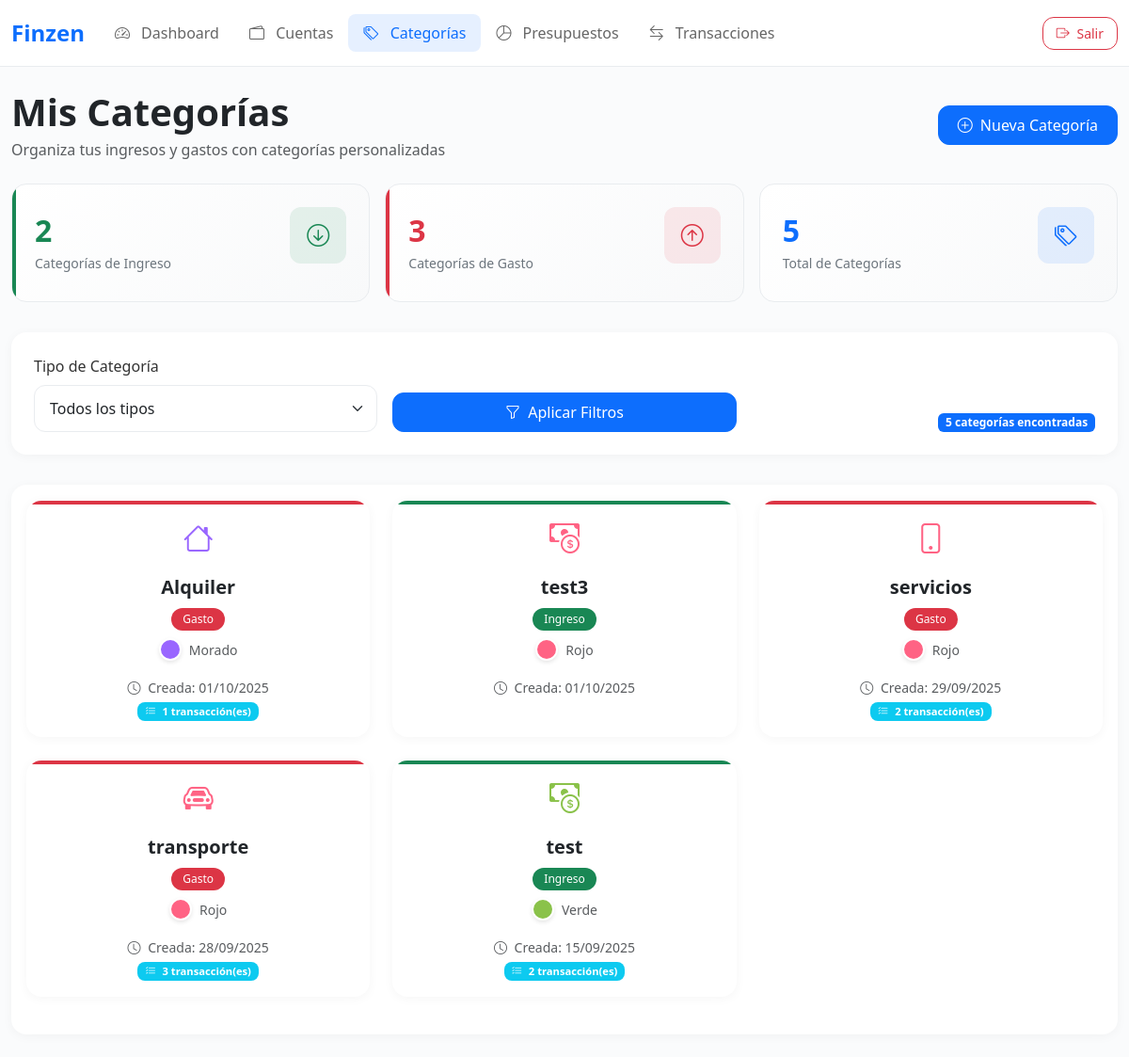
/user/categorias.php (signed in), run on the app's committed database.
### tables this page shows
CREATE TABLE `categorias` (
  `id` int(10) UNSIGNED NOT NULL,
  `usuario_id` int(10) UNSIGNED NOT NULL,
  `nombre` varchar(50) NOT NULL,
  `tipo` enum('ingreso','gasto') NOT NULL,
  `icono` varchar(50) DEFAULT 'category',
  `color` char(7) DEFAULT '#1976D2',
  `creado_en` timestamp NOT NULL DEFAULT current_timestamp(),
  `actualizado_en` timestamp NULL DEFAULT NULL ON UPDATE current_timestamp()
);

### user/categorias.php (the view, shortened to what this page needs)
<?php
$db = Conexion::obtenerInstancia()->obtenerConexion();
$usuario_id = $_SESSION["user_id"];
$tipos = [
    "ingreso" => "Ingreso",
    "gasto" => "Gasto"
];
$colores = [
    "#1976D2" => "Azul Principal",
    "#FF6384" => "Rojo",
    "#36A2EB" => "Azul Claro",
    "#FFCE56" => "Amarillo",
    "#4BC0C0" => "Turquesa",
    "#9966FF" => "Morado",
    "#FF9F40" => "Naranja",
    "#8AC24A" => "Verde",
    "#F06292" => "Rosa",
    "#7986CB" => "Índigo",
    "#A1887F" => "Marrón",
    "#4CAF50" => "Verde Success",
    "#F44336" => "Rojo Danger",
    "#FF9800" => "Naranja Warning"
];
class CategoryRepository {
    private $db;
    public function __construct($db) {
        $this->db = $db;
    }
    public function getAll($userId, $filters = [], $limit = 10, $offset = 0) {
        $query = "
            SELECT c.*, u.nombre_usuario,
                   COUNT(t.id) as total_transacciones
            FROM categorias c
            JOIN usuarios u ON c.usuario_id = u.id
            LEFT JOIN transacciones t ON c.id = t.categoria_id
            WHERE c.usuario_id = :usuario_id
        ";
        $params = [':usuario_id' => $userId];
        $query .= " GROUP BY c.id";
        $countStmt = $this->db->prepare("SELECT COUNT(*) FROM ($query) AS filtered");
        $countStmt->execute($params);
        $total = $countStmt->fetchColumn();
        $query .= " ORDER BY c.creado_en DESC LIMIT :limit OFFSET :offset";
        $stmt = $this->db->prepare($query);
        $stmt->bindValue(':limit', $limit, PDO::PARAM_INT);
        $stmt->bindValue(':offset', $offset, PDO::PARAM_INT);
        foreach ($params as $key => $value) {
            $stmt->bindValue($key, $value);
        }
        $stmt->execute();
        return [
            'data' => $stmt->fetchAll(),
            'total' => $total
        ];
    }
    public function getStatsByType($userId) {
        $stmt = $this->db->prepare("
            SELECT
                tipo,
                COUNT(*) as total_categorias
            FROM categorias
            WHERE usuario_id = :usuario_id
            GROUP BY tipo
        ");
        $stmt->execute([':usuario_id' => $userId]);
        $stats = ['ingreso' => 0, 'gasto' => 0];
        while ($row = $stmt->fetch(PDO::FETCH_ASSOC)) {
            $stats[$row['tipo']] = (int)$row['total_categorias'];
        }
        return $stats;
    }
}
$categoryRepo = new CategoryRepository($db);
$filters = [
    'tipo' => $_GET['tipo'] ?? '',
];
$page = isset($_GET['page']) ? (int)$_GET['page'] : 1;
$perPage = 6;
$offset = ($page - 1) * $perPage;
$result = $categoryRepo->getAll($usuario_id, $filters, $perPage, $offset);
$categorias = $result['data'];
$totalCategorias = $result['total'];
$stats = $categoryRepo->getStatsByType($usuario_id);
?>
<!DOCTYPE html>
<html lang="es">
<head>
    <link href="https://cdn.jsdelivr.net/npm/bootstrap@5.3.0/dist/css/bootstrap.min.css" rel="stylesheet">
    <link rel="stylesheet" href="https://cdn.jsdelivr.net/npm/bootstrap-icons@1.10.0/font/bootstrap-icons.css">
</head>
<body>
    <nav class="navbar navbar-expand-lg navbar-light sticky-top">
        <div class="container">
            <a class="navbar-brand d-flex align-items-center" href="#">
                Finzen
            </a>
            <div class="collapse navbar-collapse" id="navbarNav">
                <ul class="navbar-nav me-auto">
                    <li class="nav-item">
                        <a class="nav-link" href="index.php">
                            <i class="bi bi-speedometer2 me-2"></i> Dashboard
                        </a>
                    </li>
                    <li class="nav-item">
                        <a class="nav-link" href="cuentas.php">
                            <i class="bi bi-wallet2 me-2"></i> Cuentas
                        </a>
                    </li>
                    <li class="nav-item">
                        <a class="nav-link active" href="categorias.php">
                            <i class="bi bi-tags me-2"></i> Categorías
                        </a>
                    </li>
                    <li class="nav-item">
                        <a class="nav-link" href="presupuestos.php">
                            <i class="bi bi-pie-chart me-2"></i> Presupuestos
                        </a>
                    </li>
                    <li class="nav-item">
                        <a class="nav-link" href="transacciones.php">
                            <i class="bi bi-arrow-left-right me-2"></i> Transacciones
                        </a>
                    </li>
                </ul>
                <div class="d-flex align-items-center">
                    <a href="../auth/logout.php" class="btn btn-outline-danger btn-sm">
                        <i class="bi bi-box-arrow-right me-1"></i> Salir
                    </a>
                </div>
            </div>
        </div>
    </nav>
    <div class="container py-4">
        <div class="d-flex justify-content-between align-items-center mb-4">
            <div>
                <h1 class="mb-1">Mis Categorías</h1>
                <p class="text-muted mb-0">Organiza tus ingresos y gastos con categorías personalizadas</p>
            </div>
            <button class="btn btn-primary" data-bs-toggle="modal" data-bs-target="#addCategoryModal">
                <i class="bi bi-plus-circle me-1"></i> Nueva Categoría
            </button>
        </div>
        <div class="stats-grid">
            <div class="stat-card ingreso">
                <div class="d-flex justify-content-between align-items-center">
                    <div>
                        <div class="stat-value text-success"><?= $stats['ingreso'] ?></div>
                        <div class="stat-label">Categorías de Ingreso</div>
                    </div>
                    <div class="stat-icon bg-success bg-opacity-10 text-success">
                        <i class="bi bi-arrow-down-circle"></i>
                    </div>
                </div>
            </div>
            <div class="stat-card gasto">
                <div class="d-flex justify-content-between align-items-center">
                    <div>
                        <div class="stat-value text-danger"><?= $stats['gasto'] ?></div>
                        <div class="stat-label">Categorías de Gasto</div>
                    </div>
                    <div class="stat-icon bg-danger bg-opacity-10 text-danger">
                        <i class="bi bi-arrow-up-circle"></i>
                    </div>
                </div>
            </div>
            <div class="stat-card">
                <div class="d-flex justify-content-between align-items-center">
                    <div>
                        <div class="stat-value text-primary"><?= $totalCategorias ?></div>
                        <div class="stat-label">Total de Categorías</div>
                    </div>
                    <div class="stat-icon bg-primary bg-opacity-10 text-primary">
                        <i class="bi bi-tags"></i>
                    </div>
                </div>
            </div>
        </div>
        <div class="filters-card">
            <div class="row g-3 align-items-end">
                <div class="col-md-4">
                    <label for="tipo" class="form-label">Tipo de Categoría</label>
                    <select class="form-select" id="tipo" name="tipo" onchange="this.form.submit()">
                        <option value="">Todos los tipos</option>
                    </select>
                </div>
                <div class="col-md-4">
                    <button type="submit" class="btn btn-primary w-100">
                        <i class="bi bi-funnel me-1"></i> Aplicar Filtros
                    </button>
                </div>
                <div class="col-md-4 text-md-end">
                    <span class="badge bg-primary badge-custom">
                        <?= $totalCategorias ?> categoría<?= $totalCategorias !== 1 ? 's' : '' ?> encontrada<?= $totalCategorias !== 1 ? 's' : '' ?>
                    </span>
                </div>
            </div>
        </div>
        <div class="card">
            <div class="card-body">
                <?php if (empty($categorias)): ?>
                    <div class="empty-state">
                        <i class="bi bi-tags"></i>
                        <h3 class="mb-2">No se encontraron categorías</h3>
                        <p class="text-muted mb-4">No hay categorías que coincidan con los filtros seleccionados</p>
                        <button class="btn btn-primary" data-bs-toggle="modal" data-bs-target="#addCategoryModal">
                            <i class="bi bi-plus-circle me-1"></i> Agregar Categoría
                        </button>
                    </div>
                <?php else: ?>
                    <div class="row row-cols-1 row-cols-md-2 row-cols-lg-3 g-4 mb-4">
                        <?php foreach ($categorias as $categoria): ?>
                        <div class="col">
                            <div class="card category-card h-100 <?= $categoria["tipo"] ?>">
                                <div class="card-body">
                                    <div class="text-center mb-3">
                                        <div class="icon-preview" style="color: <?= htmlspecialchars($categoria["color"]) ?>">
                                            <i class="bi <?= htmlspecialchars($categoria["icono"]) ?>"></i>
                                        </div>
                                        <h5 class="card-title mb-2"><?= htmlspecialchars($categoria["nombre"]) ?></h5>
                                        <div class="mb-2">
                                            <span class="badge <?= $categoria["tipo"] === 'ingreso' ? 'bg-success' : 'bg-danger' ?> category-badge">
                                                <?= htmlspecialchars($tipos[$categoria["tipo"]]) ?>
                                            </span>
                                        </div>
                                        <div class="color-selector justify-content-center">
                                            <span class="color-circle" style="background-color: <?= htmlspecialchars($categoria["color"]) ?>"></span>
                                            <small class="text-muted"><?= htmlspecialchars($colores[$categoria["color"]] ?? $categoria["color"]) ?></small>
                                        </div>
                                    </div>
                                    <div class="text-center">
                                        <small class="text-muted">
                                            <i class="bi bi-clock me-1"></i>
                                            Creada: <?= date('d/m/Y', strtotime($categoria["creado_en"])) ?>
                                        </small>
                                        <?php if ($categoria["total_transacciones"] > 0): ?>
                                            <br>
                                            <span class="badge bg-info transactions-badge">
                                                <i class="bi bi-list-check me-1"></i>
                                                <?= $categoria["total_transacciones"] ?> transacción(es)
                                            </span>
                                        <?php endif; ?>
                                    </div>
                                </div>
                            </div>
                        </div>
                        <?php endforeach; ?>
                    </div>
                <?php endif; ?>
            </div>
        </div>
    </div>
</body>
</html>

### user/categorias.php (style rules this page uses)
:root { --bs-primary: #0d6efd; --bs-success: #198754; --bs-danger: #dc3545; --bs-warning: #ffc107; --bs-info: #0dcaf0; --bs-pink: #d63384; --bs-purple: #6f42c1; --bs-indigo: #6610f2; --bs-orange: #fd7e14; --bs-blue: #0d6efd; --bs-cyan: #0dcaf0; --bs-yellow: #ffc107; --bs-light: #f8f9fa; --bs-dark: #212529; --bs-border: #e9ecef; }
body { font-family: 'Segoe UI', system-ui, -apple-system, sans-serif; background-color: #fafbfc; color: #333; line-height: 1.5; }
.navbar { background: rgba(255, 255, 255, 0.95); backdrop-filter: blur(10px); border-bottom: 1px solid var(--bs-border); padding: 0.75rem 0; }
.navbar-brand { font-weight: 700; font-size: 1.5rem; color: var(--bs-primary) !important; }
.nav-link { font-weight: 500; padding: 0.5rem 1rem !important; border-radius: 0.5rem; transition: all 0.2s ease; color: #666 !important; }
.nav-link:hover, .nav-link.active { background-color: rgba(var(--bs-primary-rgb), 0.1); color: var(--bs-primary) !important; }
.card { border: none; border-radius: 1rem; box-shadow: 0 2px 12px rgba(0, 0, 0, 0.04); transition: all 0.3s ease; background: white; overflow: hidden; }
.stats-grid { display: grid; grid-template-columns: repeat(auto-fit, minmax(250px, 1fr)); gap: 1rem; margin-bottom: 2rem; }
.stat-card { background: linear-gradient(135deg, #fff 0%, #f8f9fa 100%); border-radius: 1rem; padding: 1.5rem; border: 1px solid var(--bs-border); transition: all 0.3s ease; position: relative; overflow: hidden; }
.stat-card::before { content: ''; position: absolute; top: 0; left: 0; width: 4px; height: 100%; }
.stat-card.ingreso::before { background-color: var(--bs-success); }
.stat-card.gasto::before { background-color: var(--bs-danger); }
.stat-icon { width: 60px; height: 60px; border-radius: 12px; display: flex; align-items: center; justify-content: center; font-size: 1.5rem; margin-bottom: 1rem; }
.stat-value { font-size: 2rem; font-weight: 700; line-height: 1.2; margin-bottom: 0.25rem; }
.stat-label { font-size: 0.875rem; color: #6c757d; font-weight: 500; }
.category-badge { font-size: 0.75rem; padding: 0.375rem 0.75rem; border-radius: 0.75rem; font-weight: 500; }
.btn { border-radius: 0.75rem; font-weight: 500; padding: 0.5rem 1.25rem; transition: all 0.2s ease; }
.btn-sm { padding: 0.375rem 0.875rem; font-size: 0.875rem; }
.color-circle { width: 24px; height: 24px; border-radius: 50%; display: inline-block; margin-right: 8px; border: 2px solid #fff; box-shadow: 0 2px 4px rgba(0,0,0,0.1); }
.color-selector { display: flex; align-items: center; width: 100%; }
.icon-preview { font-size: 2rem; margin-bottom: 1rem; transition: all 0.3s ease; }
.category-card { transition: all 0.3s ease; border: 1px solid transparent; position: relative; overflow: hidden; }
.category-card::before { content: ''; position: absolute; top: 0; left: 0; width: 100%; height: 4px; }
.category-card.ingreso::before { background-color: var(--bs-success); }
.category-card.gasto::before { background-color: var(--bs-danger); }
h1, h2, h3, h4, h5, h6 { font-weight: 700; color: var(--bs-dark); }
.card-title { font-weight: 600; color: var(--bs-dark); margin-bottom: 1rem; }
.container { max-width: 1400px; }
.form-control, .form-select { border-radius: 0.75rem; border: 1px solid var(--bs-border); padding: 0.75rem 1rem; transition: all 0.2s ease; }
.filters-card { background: white; border-radius: 1rem; padding: 1.5rem; margin-bottom: 2rem; box-shadow: 0 2px 12px rgba(0, 0, 0, 0.04); }
.transactions-badge { font-size: 0.7rem; padding: 0.25rem 0.5rem; border-radius: 0.5rem; }

### data on the page
categorias: nombre "Alquiler", tipo "Gasto", color "Morado", creado_en "01/10/2025", total_transacciones "1"
categorias: nombre "test3", tipo "Ingreso", color "Rojo", creado_en "01/10/2025"
categorias: nombre "servicios", tipo "Gasto", color "Rojo", creado_en "29/09/2025", total_transacciones "2"
categorias: nombre "transporte", tipo "Gasto", color "Rojo", creado_en "28/09/2025", total_transacciones "3"
categorias: nombre "test", tipo "Ingreso", color "Verde", creado_en "15/09/2025", total_transacciones "2"

### other printed values
$stats['ingreso'] "2"
$stats['gasto'] "3"
$totalCategorias "5"
